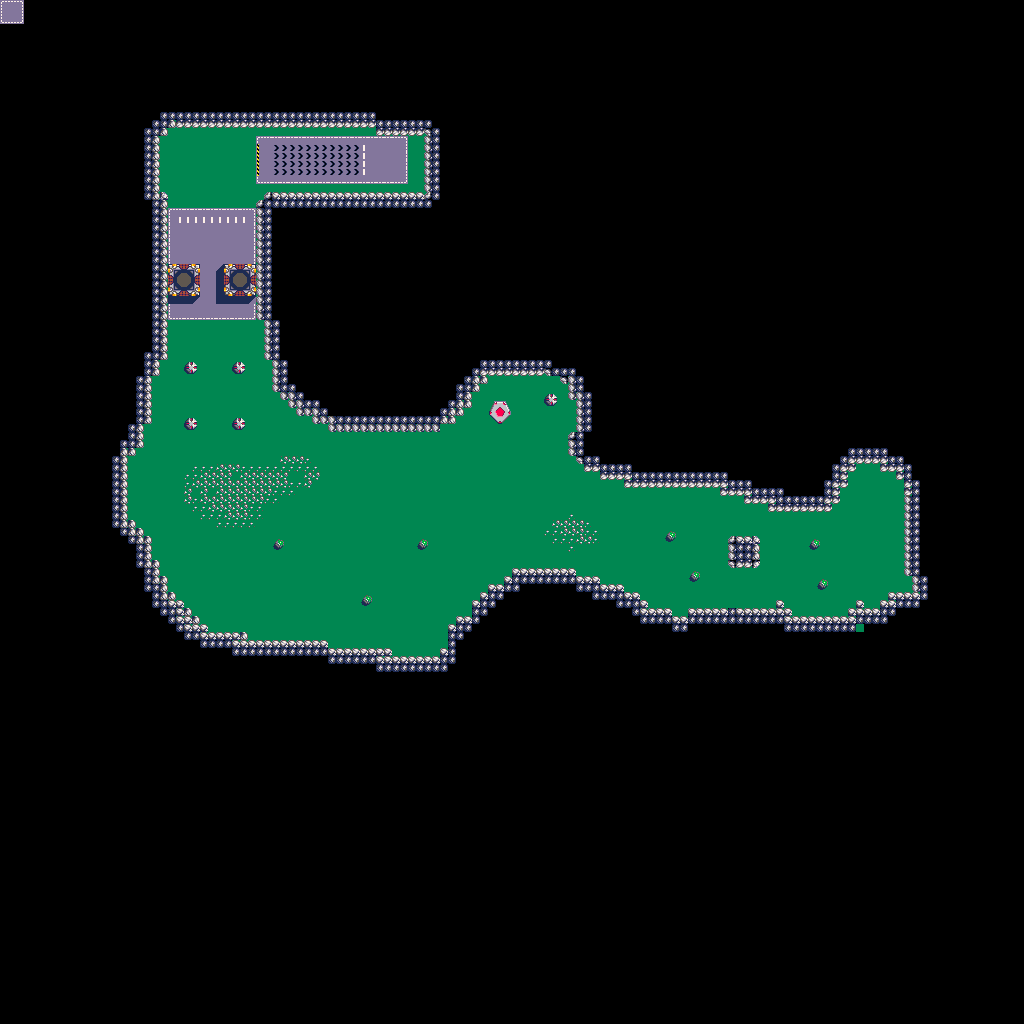

Below is a game level as drawn by its tile map, then a one-line description and the .tmx that defines it (tile-layer data replaced by summaries):
An orthogonal 128x128 tile map with 8x8 px tiles, 1 tile layer (level1).

<map version="1.2" tiledversion="1.3.3" orientation="orthogonal" renderorder="right-down" width="128" height="128" tilewidth="8" tileheight="8" infinite="0" nextlayerid="2" nextobjectid="1">
 <tileset firstgid="1" source="assault.tsx" />
 <layer id="1" name="level1" width="128" height="128">
  <data>[16384 cells, 3355 non-empty, 60 distinct tile ids]</data>
 </layer>
</map>